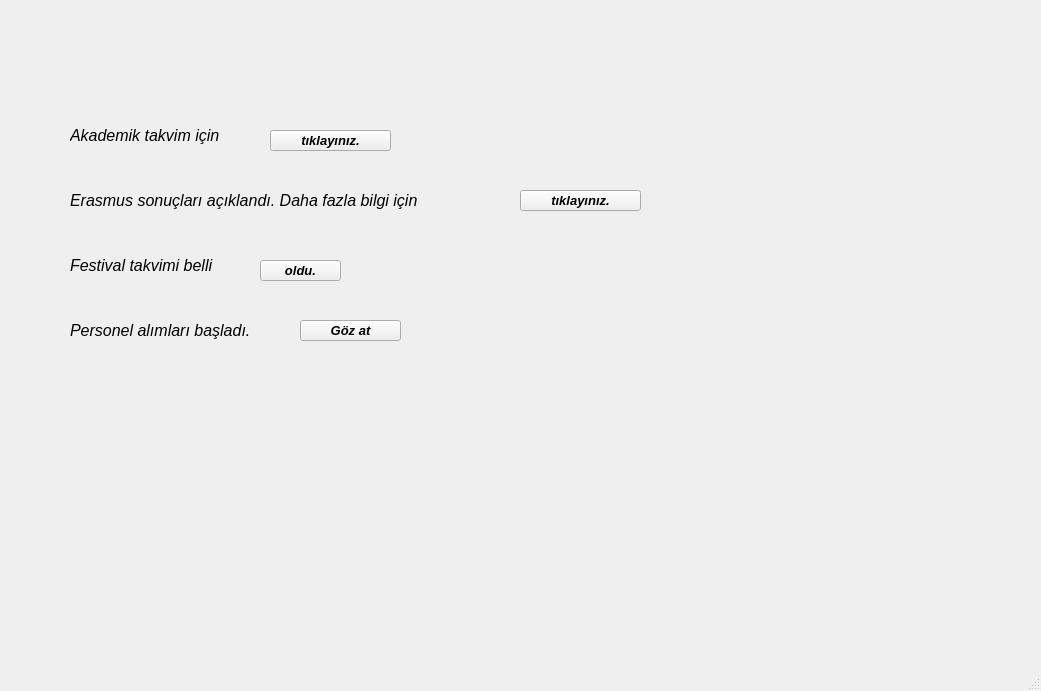
<?xml version="1.0" encoding="UTF-8"?>
<ui version="4.0">
 <class>MainWindow</class>
 <widget class="QMainWindow" name="MainWindow">
  <property name="geometry">
   <rect>
    <x>0</x>
    <y>0</y>
    <width>1041</width>
    <height>691</height>
   </rect>
  </property>
  <property name="maximumSize">
   <size>
    <width>1041</width>
    <height>691</height>
   </size>
  </property>
  <property name="font">
   <font>
    <italic>true</italic>
   </font>
  </property>
  <property name="windowTitle">
   <string>MainWindow</string>
  </property>
  <widget class="QWidget" name="centralwidget">
   <widget class="QPushButton" name="pushButton">
    <property name="geometry">
     <rect>
      <x>270</x>
      <y>130</y>
      <width>121</width>
      <height>21</height>
     </rect>
    </property>
    <property name="font">
     <font>
      <pointsize>10</pointsize>
      <weight>75</weight>
      <italic>true</italic>
      <bold>true</bold>
      <underline>false</underline>
      <strikeout>false</strikeout>
     </font>
    </property>
    <property name="text">
     <string>tıklayınız.</string>
    </property>
   </widget>
   <widget class="QLabel" name="label">
    <property name="geometry">
     <rect>
      <x>70</x>
      <y>110</y>
      <width>261</width>
      <height>51</height>
     </rect>
    </property>
    <property name="font">
     <font>
      <pointsize>12</pointsize>
     </font>
    </property>
    <property name="text">
     <string>Akademik takvim için </string>
    </property>
   </widget>
   <widget class="QLabel" name="label_2">
    <property name="geometry">
     <rect>
      <x>70</x>
      <y>180</y>
      <width>441</width>
      <height>41</height>
     </rect>
    </property>
    <property name="font">
     <font>
      <pointsize>12</pointsize>
     </font>
    </property>
    <property name="text">
     <string>Erasmus sonuçları açıklandı. Daha fazla bilgi için </string>
    </property>
   </widget>
   <widget class="QPushButton" name="pushButton_2">
    <property name="geometry">
     <rect>
      <x>520</x>
      <y>190</y>
      <width>121</width>
      <height>21</height>
     </rect>
    </property>
    <property name="font">
     <font>
      <pointsize>10</pointsize>
      <weight>75</weight>
      <italic>true</italic>
      <bold>true</bold>
      <underline>false</underline>
      <strikeout>false</strikeout>
     </font>
    </property>
    <property name="text">
     <string>tıklayınız.</string>
    </property>
   </widget>
   <widget class="QLabel" name="label_3">
    <property name="geometry">
     <rect>
      <x>70</x>
      <y>250</y>
      <width>191</width>
      <height>31</height>
     </rect>
    </property>
    <property name="font">
     <font>
      <pointsize>12</pointsize>
     </font>
    </property>
    <property name="text">
     <string>Festival takvimi belli </string>
    </property>
   </widget>
   <widget class="QPushButton" name="pushButton_3">
    <property name="geometry">
     <rect>
      <x>260</x>
      <y>260</y>
      <width>81</width>
      <height>21</height>
     </rect>
    </property>
    <property name="font">
     <font>
      <pointsize>10</pointsize>
      <weight>75</weight>
      <italic>true</italic>
      <bold>true</bold>
      <underline>false</underline>
      <strikeout>false</strikeout>
     </font>
    </property>
    <property name="text">
     <string>oldu.</string>
    </property>
   </widget>
   <widget class="QLabel" name="label_4">
    <property name="geometry">
     <rect>
      <x>70</x>
      <y>310</y>
      <width>231</width>
      <height>41</height>
     </rect>
    </property>
    <property name="font">
     <font>
      <pointsize>12</pointsize>
     </font>
    </property>
    <property name="text">
     <string>Personel alımları başladı. </string>
    </property>
   </widget>
   <widget class="QPushButton" name="pushButton_4">
    <property name="geometry">
     <rect>
      <x>300</x>
      <y>320</y>
      <width>101</width>
      <height>21</height>
     </rect>
    </property>
    <property name="font">
     <font>
      <pointsize>10</pointsize>
      <weight>75</weight>
      <italic>true</italic>
      <bold>true</bold>
      <underline>false</underline>
      <strikeout>false</strikeout>
     </font>
    </property>
    <property name="text">
     <string>Göz at</string>
    </property>
   </widget>
  </widget>
  <widget class="QStatusBar" name="statusbar"/>
 </widget>
 <resources/>
 <connections/>
</ui>
